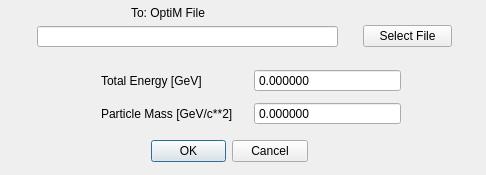
<?xml version="1.0" encoding="UTF-8"?>
<ui version="4.0">
 <class>ImportMadXDialog</class>
 <widget class="QDialog" name="ImportMadXDialog">
  <property name="geometry">
   <rect>
    <x>0</x>
    <y>0</y>
    <width>486</width>
    <height>175</height>
   </rect>
  </property>
  <property name="windowTitle">
   <string>Import from MADX</string>
  </property>
  <widget class="QDialogButtonBox" name="buttonBox">
   <property name="geometry">
    <rect>
     <x>151</x>
     <y>139</y>
     <width>157</width>
     <height>25</height>
    </rect>
   </property>
   <property name="orientation">
    <enum>Qt::Horizontal</enum>
   </property>
   <property name="standardButtons">
    <set>QDialogButtonBox::Cancel|QDialogButtonBox::Ok</set>
   </property>
  </widget>
  <widget class="QWidget" name="layoutWidget">
   <property name="geometry">
    <rect>
     <x>101</x>
     <y>65</y>
     <width>300</width>
     <height>64</height>
    </rect>
   </property>
   <layout class="QGridLayout" name="gridLayout">
    <item row="1" column="0">
     <widget class="QLabel" name="label_2">
      <property name="text">
       <string>Particle Mass [GeV/c**2]</string>
      </property>
     </widget>
    </item>
    <item row="0" column="0">
     <widget class="QLabel" name="label">
      <property name="text">
       <string>Total Energy [GeV]</string>
      </property>
     </widget>
    </item>
    <item row="0" column="1">
     <widget class="QDoubleSpinBox" name="doubleSpinBoxEtot">
      <property name="readOnly">
       <bool>true</bool>
      </property>
      <property name="buttonSymbols">
       <enum>QAbstractSpinBox::NoButtons</enum>
      </property>
      <property name="decimals">
       <number>6</number>
      </property>
      <property name="maximum">
       <double>1000000000000000.000000000000000</double>
      </property>
     </widget>
    </item>
    <item row="1" column="1">
     <widget class="QDoubleSpinBox" name="doubleSpinBoxM0c2">
      <property name="readOnly">
       <bool>true</bool>
      </property>
      <property name="buttonSymbols">
       <enum>QAbstractSpinBox::NoButtons</enum>
      </property>
      <property name="decimals">
       <number>6</number>
      </property>
      <property name="maximum">
       <double>10000000000000.000000000000000</double>
      </property>
     </widget>
    </item>
   </layout>
  </widget>
  <widget class="QLineEdit" name="lineEditFileName">
   <property name="geometry">
    <rect>
     <x>37</x>
     <y>26</y>
     <width>301</width>
     <height>21</height>
    </rect>
   </property>
  </widget>
  <widget class="QLabel" name="label_4">
   <property name="geometry">
    <rect>
     <x>131</x>
     <y>5</y>
     <width>81</width>
     <height>16</height>
    </rect>
   </property>
   <property name="text">
    <string>To: OptiM File</string>
   </property>
  </widget>
  <widget class="QPushButton" name="pushButton_2">
   <property name="geometry">
    <rect>
     <x>363</x>
     <y>25</y>
     <width>89</width>
     <height>22</height>
    </rect>
   </property>
   <property name="text">
    <string>Select File</string>
   </property>
  </widget>
 </widget>
 <resources/>
 <connections>
  <connection>
   <sender>buttonBox</sender>
   <signal>accepted()</signal>
   <receiver>ImportMadXDialog</receiver>
   <slot>accept()</slot>
   <hints>
    <hint type="sourcelabel">
     <x>229</x>
     <y>163</y>
    </hint>
    <hint type="destinationlabel">
     <x>157</x>
     <y>174</y>
    </hint>
   </hints>
  </connection>
  <connection>
   <sender>buttonBox</sender>
   <signal>rejected()</signal>
   <receiver>ImportMadXDialog</receiver>
   <slot>reject()</slot>
   <hints>
    <hint type="sourcelabel">
     <x>297</x>
     <y>163</y>
    </hint>
    <hint type="destinationlabel">
     <x>286</x>
     <y>174</y>
    </hint>
   </hints>
  </connection>
  <connection>
   <sender>pushButton_2</sender>
   <signal>clicked()</signal>
   <receiver>ImportMadXDialog</receiver>
   <slot>setOutputFilename()</slot>
   <hints>
    <hint type="sourcelabel">
     <x>437</x>
     <y>39</y>
    </hint>
    <hint type="destinationlabel">
     <x>444</x>
     <y>157</y>
    </hint>
   </hints>
  </connection>
 </connections>
 <slots>
  <slot>setOutputFilename()</slot>
 </slots>
</ui>
